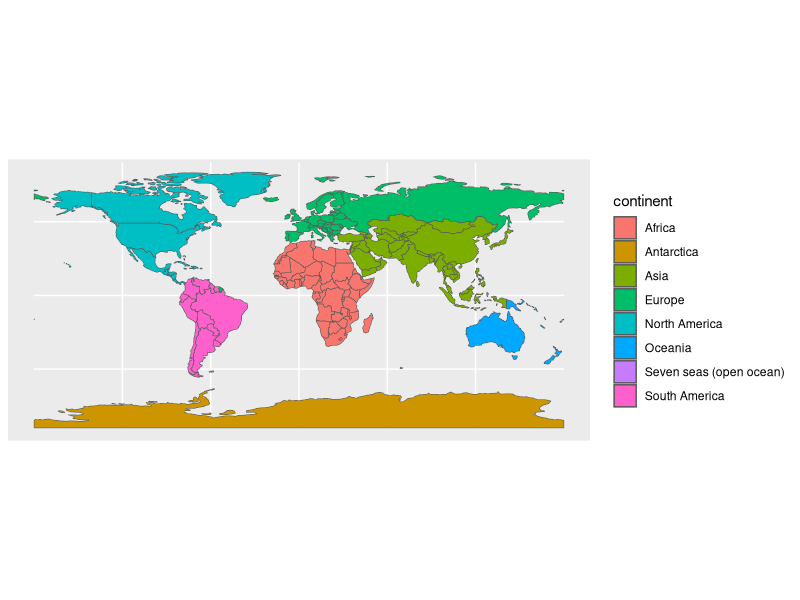

Recreate this plot in R.
#..................................................................
# Carl Schmertmann
# 15 Nov 2021
# 
# find N-S and E-W extremes for countries
# .................................................................

library(spData) 
library(sf)
library(tidyverse)

# plot world map just to verify data
ggplot(data=world) +
  geom_sf(aes(fill=continent))

# break multi-polygon countries into polygons. For the "clump"
# countries we'll paste the single polygons back together.  
# For all others we'll keep the LARGEST contiguous
# polygon only. This will
# chop off Svalbard, Alaska+Hawaii, Argentine Antarctica, etc...  

clump = c('Chile','Japan','New Zealand', 'Australia', 'Indonesia', 'Philippines')

world2 = world %>% 
          filter(type %in% c('Country','Sovereign country')) %>% 
          st_cast(., 'POLYGON') %>% 
          mutate(subarea = st_area(geom)) %>% 
          arrange(name_long, -subarea) %>% 
          group_by(name_long) %>% 
          mutate(i=seq(name_long)) %>% 
          filter( (i==1) | (name_long %in% clump)) %>% 
          summarize(glued_back_together = TRUE)


# calculate the bounding box for each (possibly chopped) country
box = sapply(world2$geom, st_bbox) %>% 
       t() %>% 
       as_tibble() %>% 
       add_column(name = world2$name_long, .before = 1) 

this_crs = st_crs(world)

# add the corners of the bounding boxes as variables
box$NW_corner = st_as_sf(box, coords=c('xmin', 'ymax'))$geometry
box$SW_corner = st_as_sf(box, coords=c('xmin', 'ymin'))$geometry
box$SE_corner = st_as_sf(box, coords=c('xmax', 'ymin'))$geometry
box$NE_corner = st_as_sf(box, coords=c('xmax', 'ymax'))$geometry

st_crs(box$NW_corner) = this_crs
st_crs(box$SW_corner) = this_crs
st_crs(box$SE_corner) = this_crs
st_crs(box$NE_corner) = this_crs


# calculate the "height" of each country in km
box_height = sapply(1:nrow(box), function(k) {
                   st_distance(box$SW_corner[k], box$NW_corner[k]) / 1000
                   })

names(box_height) = world2$name_long

# 20 tallest

tmp = box_height %>% sort() %>% rev() %>% head(20)

tibble( name=names(tmp), height_km = round(tmp))

# Sweden, Chile, and Norway
tmp = box_height[c('Sweden','Norway','Chile','Finland')] %>% sort() %>% rev()

tibble( name=names(tmp), height_km = round(tmp))




# "WIDTH" still needs work... depends on latitudes
# calculate the "width" of each country in km
if (FALSE) {

box_width = sapply(1:nrow(box), function(k) {
  st_distance(box$SW_corner[k], box$SE_corner[k]) / 1000
})

names(box_width) = world2$name_long

# 20 widest

tmp = box_width %>% sort() %>% rev() %>% head(20)

tibble( name=names(tmp), width_km = round(tmp))

}
